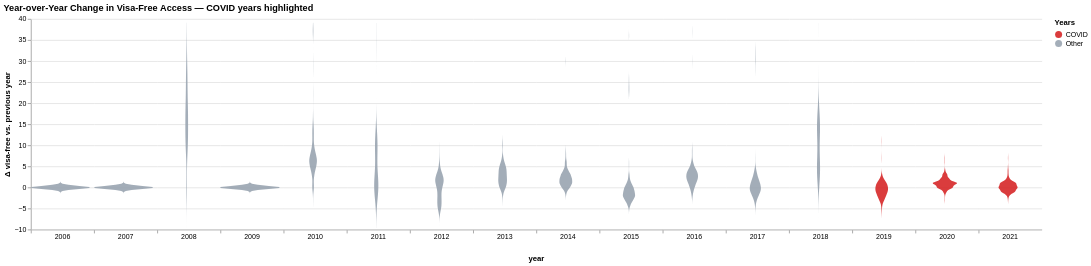

The specification (Vega-Lite) saved for this image:
### Vega-Lite specification from a JSON file in a GitHub repository (floating-point values rounded to 4 significant figures; data arrays with more than 128 entries replaced by an {"elided": "..."} marker saying what was removed)
{"config": {"view": {"continuousWidth": 300, "continuousHeight": 300, "stroke": null}}, "data": {"name": "data-5aa55c1b38a46d593a264fa00a08316f"}, "mark": {"type": "area", "opacity": 0.9, "orient": "horizontal"}, "encoding": {"color": {"field": "period", "legend": {"title": "Years"}, "scale": {"domain": ["COVID", "Other"], "range": ["#d62728", "#9aa5b1"]}, "type": "nominal"}, "column": {"field": "year", "header": {"titleOrient": "bottom", "labelOrient": "bottom", "labelPadding": 0}, "spacing": 0, "type": "ordinal"}, "x": {"axis": {"labels": false, "values": [0], "grid": false, "ticks": true}, "field": "density", "impute": null, "stack": "center", "title": null, "type": "quantitative"}, "y": {"field": "updated_diff", "title": "Δ visa-free vs. previous year", "type": "quantitative"}}, "title": "Year-over-Year Change in Visa-Free Access — COVID years highlighted", "transform": [{"density": "updated_diff", "extent": [-9.62, 39.09], "groupby": ["year", "period"], "as": ["updated_diff", "density"]}], "width": 90, "$schema": "https://vega.github.io/schema/vega-lite/v5.20.1.json", "datasets": {"data-5aa55c1b38a46d593a264fa00a08316f": {"elided": "3154 records"}}}
